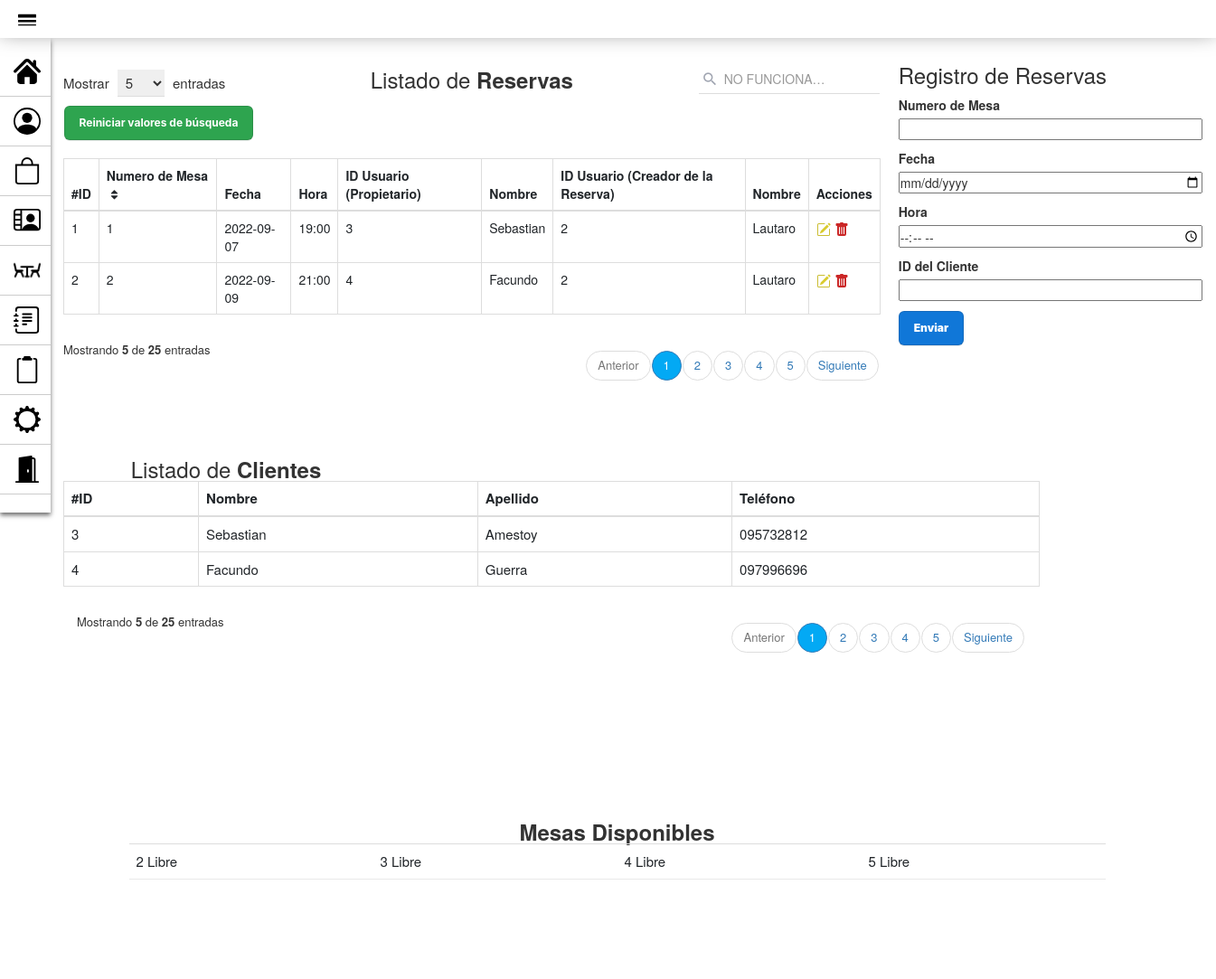
The app's page /PAGINA_GestionReservas.php, older data.
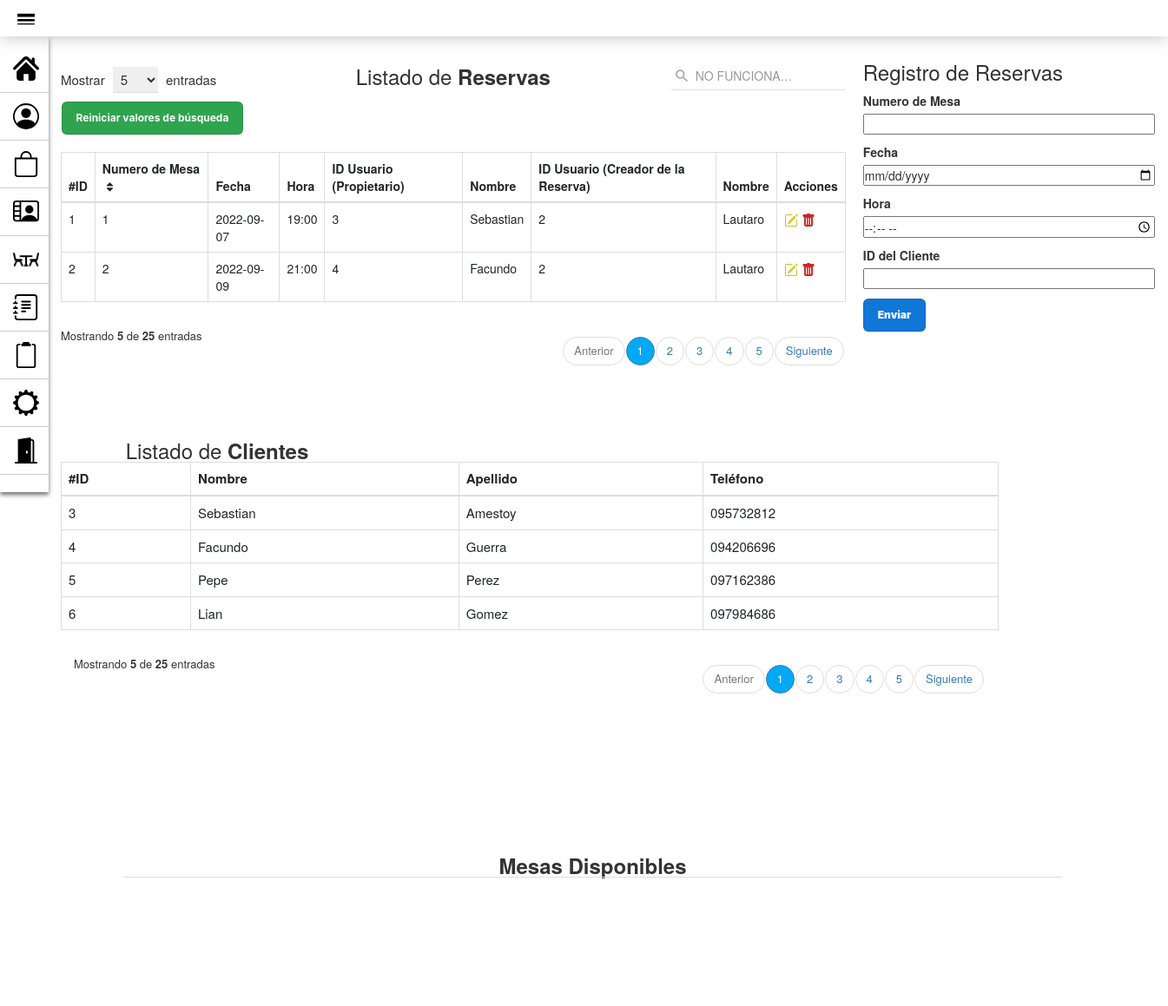
The same page, newer data.
### tables this page shows
CREATE TABLE `reserva` (
  `id_reserva` int(10) PRIMARY KEY NOT NULL AUTO_INCREMENT COMMENT 'ID de Mesa',
  `mesa` int(10) NULL COMMENT 'Numero de Mesa',
  `fecha` date NOT NULL COMMENT 'Fecha en la que se ocupo la Mesa',
  `hora` varchar(10) NOT NULL COMMENT 'Hora en que se ocupo la Mesa',
  `cliente` int(10) NULL COMMENT 'Cliente que ocupo la Mesa',
  `empleado` int(10) NULL COMMENT 'Empleado que atendio la Mesa',
  CONSTRAINT cliente FOREIGN KEY (cliente) REFERENCES usuario(id_usuario),
  CONSTRAINT empleado FOREIGN KEY (empleado) REFERENCES usuario(id_usuario),
  CONSTRAINT mesa FOREIGN KEY (mesa) REFERENCES mesa(id_mesa)
);

CREATE TABLE `usuario` (
  `id_usuario` int(10) PRIMARY KEY NOT NULL AUTO_INCREMENT COMMENT 'ID del Usuario',
  `nombre` varchar(40) NOT NULL COMMENT 'Nombre del Usuario',
  `apellido` varchar(40) NOT NULL COMMENT 'Apellido del Usuario',
  `correo` varchar(60) NOT NULL COMMENT 'Correo del Usuario',
  `password` varchar(20) NOT NULL COMMENT 'Clave del Usuario',
  `direccion` varchar(80) DEFAULT NULL COMMENT 'Direccion de envio del Usuario',
  `telefono` varchar(18) DEFAULT NULL COMMENT 'Telefono de contacto del Usuario',
  `tipo` varchar(30) NOT NULL DEFAULT 'cliente' COMMENT 'Tipo de usuario, para las jerarquias'
);

CREATE TABLE `mesa` (
  `id_mesa` int(10) PRIMARY KEY NOT NULL AUTO_INCREMENT COMMENT 'ID de la Mesa',
  `estado` enum('Libre','Ocupada','Reservada') NOT NULL DEFAULT 'Libre' COMMENT 'Estado de la Mesa'
);

### modelo/conexion.php (called while the page is built)
<?php
class Conectar{
    public static function conexion (){
        try{
            $host ="localhost";
            $user ="root";
            $pass="";
            $bd="proyecto_grupo2";
            $con = mysqli_connect($host,$user,$pass);
            mysqli_select_db($con,$bd);
            return $con;
        }catch(Exception $e){
    die('Error'.$e->getMessage());
    echo "La linea de error " . $e->getLine();
        }
    }
    }
?>

### modelo/Reserva.php (called while the page is built, shortened)
<?php
class Reserva
{
    private $con;
    private $reserva;
    public function __construct()
    {
        require_once("conexion.php");
        $this->con = conectar::conexion();
    }
    public function listar_reservas()
    {
        $sql = "SELECT reserva.id_reserva, reserva.mesa, reserva.fecha, reserva.hora, reserva.cliente, reserva.empleado
        FROM reserva , usuario
        WHERE reserva.cliente = usuario.id_usuario ORDER BY id_reserva";
        $query = mysqli_query($this->con, $sql);
        while ($filas = mysqli_fetch_array($query)) {
            $this->reserva[] = $filas;
        }
        return $this->reserva;
    }
}
?>

### modelo/Usuario.php (called while the page is built, shortened)
<?php
class Usuario
{
    private $con;
    private $usuario;
    public function __construct()
    {
        require_once("conexion.php");
        $this->con = Conectar::conexion();
        $this->usuario = array();
    }
        public function listar_clientes()
        {
            $sql = "SELECT * FROM usuario WHERE tipo='cliente' ORDER BY id_usuario";
            $query = mysqli_query($this->con, $sql);
            while ($filas = mysqli_fetch_array($query)) {
                $this->usuario[] = $filas;
            }
            return $this->usuario;
   }
}
?>

### modelo/Mesa.php (called while the page is built, shortened)
<?php
class Mesa
{
    private $con;
    private $mesa;
    public function __construct()
    {
        require_once("conexion.php");
        $this->con = conectar::conexion();
    }
    public function listar_mesas_libres()
    {
        $sql = "SELECT * FROM mesa WHERE estado='Libre' ORDER BY id_mesa";
        $query = mysqli_query($this->con, $sql);
        while ($filas = mysqli_fetch_array($query)) {
            $this->mesa[] = $filas;
        }
        return $this->mesa;
    }
}

### vista/Reserva_view.php (the view, shortened to what the changed rows need)
<!DOCTYPE html>
<html lang="es">
<head>
    <link rel="stylesheet" href="assets/styles2.css">
    <link href="https://cdn.jsdelivr.net/npm/bootstrap@5.2.0/dist/css/bootstrap.min.css" rel="stylesheet">
    <link href="https://maxcdn.bootstrapcdn.com/bootstrap/3.3.7/css/bootstrap.min.css" rel="stylesheet">
</head>
<body>
    <div class="container">
        <div class="table-responsive">
            <div class="table-wrapper">
                <div class="table-title">
                    <div class="row">
                        <div class="col-xs-4">
                            <h2 class="text-center">Listado de <b>Reservas</b></h2>
                        </div>
                        <?php require_once("vista/buscar_reserva_view.php"); ?>
                        <table class="table table-bordered">
                            <thead>
                                <tr>
                                    <th>#ID</th>
                                    <th>Numero de Mesa<i class="fa fa-sort"></i></th>
                                    <th>Fecha</th>
                                    <th>Hora</th>
                                    <th>ID Usuario (Propietario)</th>
                                    <th>Nombre</th>
                                    <th>ID Usuario (Creador de la Reserva)</th>
                                    <th>Nombre</th>
                                    <th>Acciones</th>
                                </tr>
                            </thead>
                            <tbody>
                                <?php foreach ($matrizReserva as $reserva) : ?>
                                    <tr>
                                        <td scope="row"><?php echo $reserva['id_reserva'] ?></td>
                                        <td><?php echo $reserva['mesa'] ?></td>
                                        <td><?php echo $reserva['fecha'] ?></td>
                                        <td><?php echo $reserva['hora'] ?></td>
                                        <td><?php echo $reserva['cliente']; ?></td>
                                        <td><?php echo $_SESSION['cliente_reserva'] ?></td>
                                        <td><?php echo $reserva['empleado'] ?></td>
                                        <td><?php echo $_SESSION['empleado_reserva'] ?></td>
                                        <td>
                                            <a href="ModificarReserva_pagina.php?id=<?php echo $reserva['id_reserva'] ?>" title="Editar"><img src="assets/iconos/icono-editar-2.svg"></a>
                                            <a href="controlador/eliminar_Reserva_controlador.php?id=<?php echo $reserva['id_reserva'] ?>" title="Eliminar" onclick="javascript:return asegurar();"><img src="assets/iconos/icono-papelera.svg"></a>
                                        </td>
                                    </tr>
                                <?php endforeach; ?>
                            </tbody>
                        </table>
                    </div>
                </div>
</body>
</html>

### vista/ClienteReserva_view.php (shortened to what the changed rows need)
<!DOCTYPE html>
<html lang="es">
<head>
    <link rel="stylesheet" href="assets/styles2.css">
    <link href="https://cdn.jsdelivr.net/npm/bootstrap@5.2.0/dist/css/bootstrap.min.css" rel="stylesheet">
    <link href="https://maxcdn.bootstrapcdn.com/bootstrap/3.3.7/css/bootstrap.min.css" rel="stylesheet">
</head>
<body>
    <div class="container" style="margin-top: -100px;width: 90em;margin-left: 30px;">
        <div class="table-responsive">
            <div class="table-wrapper">
                <div class="table-title">
                    <div class="row">
                        <div class="col-xs-4">
                            <h2 class="text-center">Listado de <b>Clientes</b></h2>
                        </div>
                        <table class="table table-bordered">
                            <thead>
                                <tr>
                                    <th>#ID</th>
                                    <th>Nombre</th>
                                    <th>Apellido</th>
                                    <th>Teléfono</th>
                                </tr>
                            </thead>
                            <tbody>
                                <?php foreach ($matrizClienteReserva as $clienteReserva) : ?>
                                    <tr>
                                        <td><?php echo $clienteReserva['id_usuario'] ?></td>
                                        <td><?php echo $clienteReserva['nombre'] ?></td>
                                        <td><?php echo $clienteReserva['apellido'] ?></td>
                                        <td><?php echo $clienteReserva['telefono'] ?></td>
                                    </tr>
                                <?php endforeach; ?>
                            </tbody>
                        </table>
                    </div>
                </div>
            </div>
        </div>
    </div>
</body>
</html>

### vista/MesasLibres_Reserva_view.php (shortened to what the changed rows need)
<!DOCTYPE html>
<html lang="es">
<head>
    <link rel="stylesheet" href="assets/styles2.css">
    <link href="https://cdn.jsdelivr.net/npm/bootstrap@5.2.0/dist/css/bootstrap.min.css" rel="stylesheet">
    <link href="https://maxcdn.bootstrapcdn.com/bootstrap/3.3.7/css/bootstrap.min.css" rel="stylesheet">
</head>
<body>
    <div class="container">
        <div class="table-responsive">
            <div class="table-wrapper">
                <div class="table-title">
                    <div class="row">
                        <div>
                            <h2 class="text-center"><b>Mesas Disponibles</b></h2>
                        </div>
                        <table class="table">
                            <tbody>
                                <div class="div-mesa">
                                    <?php foreach ($matrizMesa as $mesa) : ?>
                                        <td class="td-mesa">
                                            <?php echo $mesa['id_mesa'] ?>
                                            <?php echo $mesa['estado'] ?>
                                        </td>
                                    <?php endforeach; ?>
                                </div>
                            </tbody>
                        </table>
                    </div>
                </div>
            </div>
        </div>
    </div>
</body>
</html>

Row changes from the older to the newer data that the page shows:
no longer on this page (row unchanged): mesa: id_mesa "2", estado "Libre"
no longer on this page (row unchanged): mesa: id_mesa "3", estado "Libre"
no longer on this page (row unchanged): mesa: id_mesa "4", estado "Libre"
no longer on this page (row unchanged): mesa: id_mesa "5", estado "Libre"
changed usuario "Facundo": telefono "097996696" → "094206696"
added usuario: id_usuario "5", nombre "Pepe", apellido "Perez", telefono "097162386"
added usuario: id_usuario "6", nombre "Lian", apellido "Gomez", telefono "097984686"
